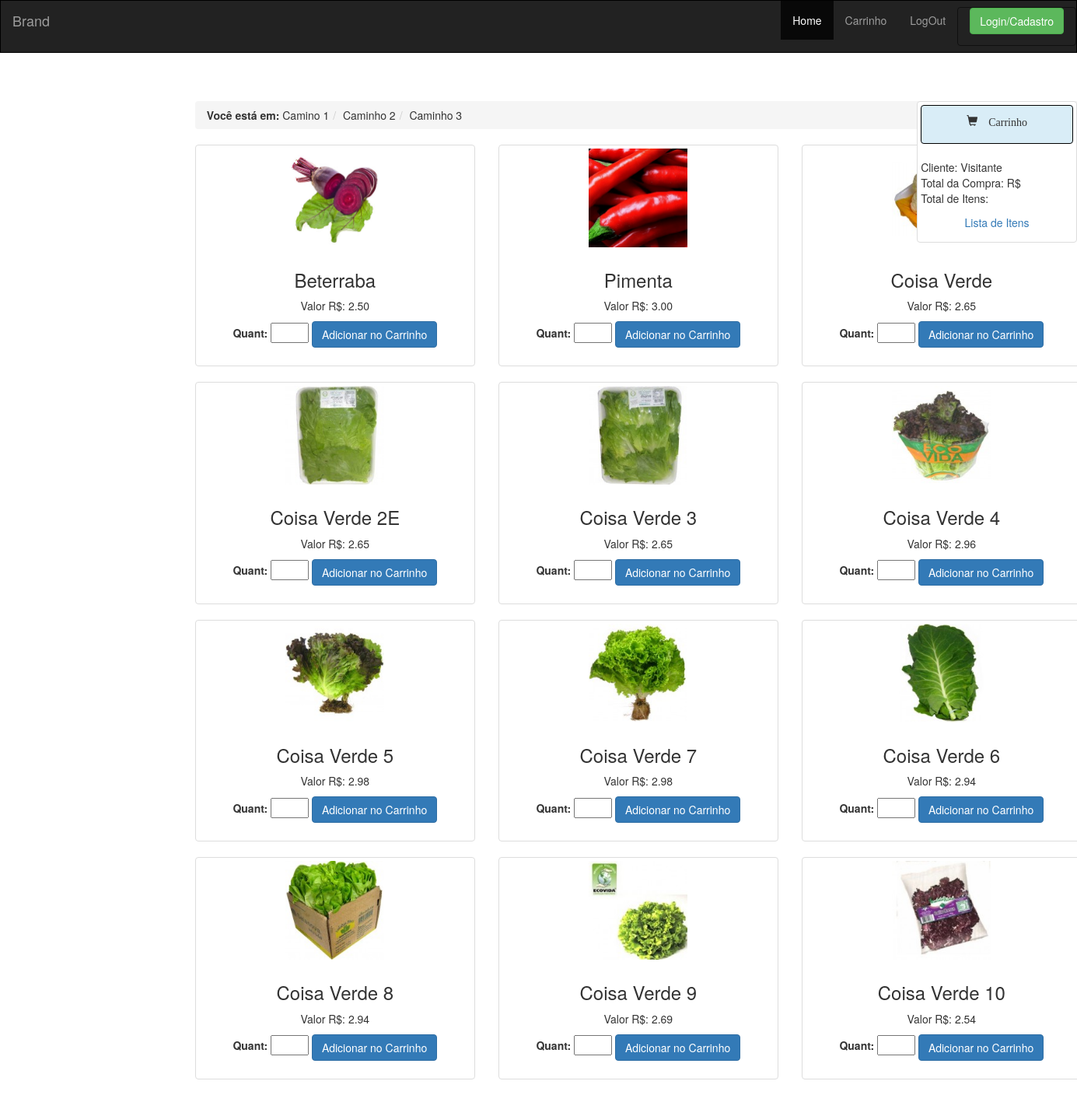
Screenshot of /main.php with the database file from the repository.
### tables this page shows
CREATE TABLE IF NOT EXISTS `produto` (
  `codigo` bigint(20) NOT NULL AUTO_INCREMENT,
  `descricao` varchar(255) DEFAULT NULL,
  `estoque` double DEFAULT NULL,
  `preco` float(10,2) DEFAULT NULL,
  `imagem` varchar(255) DEFAULT NULL,
  PRIMARY KEY (`codigo`),
  UNIQUE KEY `codigo` (`codigo`)
);

### controller/BeanShopping.class.php (called while the page is built, shortened)
<?php
require_once(dirname(__FILE__). "/DBSelecte.class.php");
class BeanShopping {
    public function listaProdutos($param = null){
       $listaproduto = new Selecte();
       $produtos = $listaproduto->exeQuery("produto");
       return (Object) $produtos;
    }
}

### controller/DBSelecte.class.php (called while the page is built, shortened)
<?php
class Selecte {
    private $Sql;
    public function exeQuery($tabela) {
        $this->Tabela = $tabela;
        $this->Sql = "Select * from {$this->Tabela}";
        $array = $this->prepareExec();
        return $array->FetchAll(PDO::FETCH_ASSOC);
    }
    private function prepareExec() {
        $this->Conn = new Conneccao();
        $con = $this->Conn->conectar();
        $stmt = $con->prepare($this->Sql);
        $stmt->execute();
        return $stmt;
    }
}

### controller/BeanCliente.class.php (called while the page is built, shortened)
<?php
require_once (dirname(__DIR__) . "/model/Cliente.class.php");
require_once (dirname(__FILE__) . '/DBSelecte.class.php');
class BeanCliente {
    public static function getClienteLogado() {
        if (isset($_SESSION['cliente'])) {
            return $_SESSION['cliente'];
        } else {
            $cliente = new Cliente();
            $cliente->setCodigo('1');
            $cliente->setNome('Visitante');
            return $cliente;
        }
    }
}

### controller/DBInsert.class.php (called while the page is built, shortened)
<?php
require_once dirname(__FILE__) .'/BeanCliente.class.php';
class Insert {
    private $Conn;
    function __construct() {
        $this->Conn = new Conneccao();
    }
    public function saveCarrinho(){
        $cliente = BeanCliente::getClienteLogado();
        $con = $this->Conn->conectar();
        $stmt = $con->prepare("SELECT MAX(codigo) FROM carrinho");
        $stmt->execute();
        $retorno = null;
        foreach ( $stmt->Fetch() as $value) {
            $retorno = $value;
        }
       return $retorno;
    }public function saveItemCar($codcarrinho, $Dados){
        $sql = null;
        $sql = "INSERT INTO itemcarrinho (codigo,carrinho, quantidade, produto) VALUES ";
    foreach ($Dados as $key => $value) {
        $sql .="(NULL,".$codcarrinho .",".$value.",".$key."),";
    }
     $con = $this->Conn->conectar();
    $sql = substr($sql,0,-1);
    $stmt = $con->prepare($sql);
    return $stmt->execute();
    }
}

### model/Cliente.class.php (called while the page is built, shortened)
<?php
class Cliente {
    public $nome;
    function getNome() {
        return $this->nome;
    }
    function setNome($nome) {
        $this->nome = $nome;
    }
}

### main.php (the view, shortened to what this page needs)
<?php
include_once (dirname(__FILE__) . '/header.php');
require_once (dirname(__FILE__) . "/controller/BeanShopping.class.php");
require_once (dirname(__FILE__) . "/controller/BeanCliente.class.php");
$cliente = BeanCliente::getClienteLogado();
?>
<div class="row">
    <div class="col-md-2 ">
    </div>
    <div class="col-md-8">
        <div class="container">
            <ol class="breadcrumb"><strong>Você está em:</strong> <li>Camino 1</li><li>Caminho 2 </li><li>Caminho 3</li></ol>
            <div class="row">
                <?php
                $produtos = new BeanShopping();
                $listaprodutos = $produtos->listaProdutos();
                foreach ($listaprodutos as $key => $value) {
                    echo "<div class='col-sm-6 col-md-4 center'>
                            <div class='thumbnail'>
                                <img src='./imagens/produtos/{$value['imagem']}' alt='...' height='121px' width='127px'>
                                <div class='caption'>
                                    <h3>{$value['descricao']}</h3>
                                    <p>Valor R$: {$value['preco']}</p>
                                    <form class='formprod' action='" . $_SERVER['SCRIPT_NAME'] . "' method='get'>
                                    <p><input type='hidden'  name='codproducar' class = 'codprodu'/>
                                    <label for='quant'>Quant: </label> <input class='quant' type='text' name='quant' size='3'/>
                                    <button  onclick='' type='submit' class='btn btn-primary addprod' value='{$value['codigo']}' role='button'>Adicionar no Carrinho</button>
                                        </p>
                                    </form>
                                </div>
                            </div>
                        </div>";
                }
                ?>
            </div>
        </div>
    </div>
    <div class="col-md-2">
        <div class="thumbnail">
            <div class="caption text-center nav navbar alert-info">
                <span class="glyphicon glyphicon-shopping-cart"> Carrinho</span>
            </div>
            <ul class="nav">
                <li class="">Cliente:<?php echo " {$cliente->getNome()}"; ?> </li>
                <li class="">Total da Compra: R$ <?php echo ""; ?> </li>
                <li>Total de Itens:<?php echo ""; ?></li>
                <li><a class="btn btn-link" href="main.php?resumo=true">Lista de Itens</a></li>
            </ul>
        </div>
    </div>
</div>
<?php
include_once (dirname(__FILE__) . '/footer.php');

### header.php (shortened to what this page needs)
<!DOCTYPE html>
<html>
    <head>
        <link href="/css/layout.css" rel="stylesheet" type="text/css"/>
        <link href="bootstrap/css/bootstrap.min.css" rel="stylesheet">
        <link href="bootstrap/css/style.css" rel="stylesheet">
        <link href="css/layout.css" rel="stylesheet" type="text/css"/>
</head>
<body class="cli">
    <nav class="navbar navbar-default navbar-fixed-top navbar-inverse" role="navigation">
        <div class="navbar-header">
             <a class="navbar-brand" href="#">Brand</a>
        </div>
        <div class="collapse navbar-collapse" id="bs-example-navbar-collapse-1">
            <ul class="nav navbar-nav pull-right">
                <li class="active"><a href="main.php">Home</a></li>
                <li><a class="active" href="carrinho.php">Carrinho</a></li>
                <li><a class="active" href="main.php?logout=true">LogOut</a></li>
                <li>
                    <div class="navbar navbar-form pull-right">
                        <a href="login.php"><button class="btn btn-success">Login/Cadastro</button></a>
                    </div>
                </li>
            </ul>
        </div>
    </nav>

### footer.php
    </body>
</html>

### css/layout.css (style rules this page uses)
.navbar { border: solid 1px black; }
body { padding:0px; margin-top:130px; margin-bottom: 150px; }
.container { order: solid 1px black; }
.center { text-align: center; }

### rows the page displays
produto: imagem (picture), descricao "Beterraba", preco "2.50", $value['codigo'] 1 (drawn)
produto: imagem (picture), descricao "Pimenta", preco "3.00", $value['codigo'] 3 (drawn)
produto: descricao "Coisa Verde", preco "2.65", $value['codigo'] 4 (drawn)
produto: imagem (picture), descricao "Coisa Verde 2E", preco "2.65", $value['codigo'] 5 (drawn)
produto: imagem (picture), descricao "Coisa Verde 3", preco "2.65", $value['codigo'] 6 (drawn)
produto: imagem (picture), descricao "Coisa Verde 4", preco "2.96", $value['codigo'] 7 (drawn)
produto: imagem (picture), descricao "Coisa Verde 5", preco "2.98", $value['codigo'] 8 (drawn)
produto: imagem (picture), descricao "Coisa Verde 7", preco "2.98", $value['codigo'] 9 (drawn)
produto: imagem (picture), descricao "Coisa Verde 6", preco "2.94", $value['codigo'] 10 (drawn)
produto: imagem (picture), descricao "Coisa Verde 8", preco "2.94", $value['codigo'] 11 (drawn)
produto: imagem (picture), descricao "Coisa Verde 9", preco "2.69", $value['codigo'] 12 (drawn)
produto: imagem (picture), descricao "Coisa Verde 10", preco "2.54", $value['codigo'] 13 (drawn)

### other values shown
$cliente->getNome() "Visitante"
